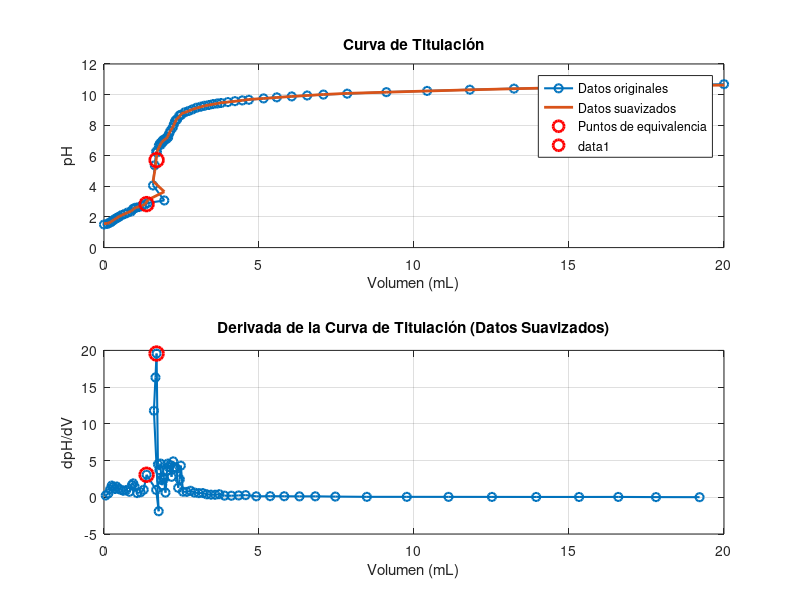

MATLAB code to generate this figure:
% Datos experimentales
volumen = [0, 0.112, 0.172, 0.228, 0.272, 0.32, 0.384, 0.436, 0.502, 0.578, 0.668, 0.764, 0.876, 0.924, 0.962, 1.014, 1.126, 1.234, 1.328, 1.42, 1.946, 1.582, 1.638, 1.682, 1.71, 1.77, 1.804, 1.838, 1.86, 1.894, 1.922, 1.95, 2.016, 2.046, 2.07, 2.106, 2.142, 2.216, 2.252, 2.288, 2.326, 2.358, 2.426, 2.466, 2.492, 2.602, 2.73, 2.85, 2.984, 3.122, 3.244, 3.382, 3.518, 3.658, 3.778, 3.994, 4.224, 4.462, 4.674, 5.148, 5.574, 6.056, 6.554, 7.078, 7.846, 9.11, 10.424, 11.802, 13.226, 14.66, 15.992, 17.19, 18.424, 20];
pH = [1.51, 1.55, 1.62, 1.67, 1.75, 1.82, 1.9, 1.96, 2.03, 2.13, 2.2, 2.29, 2.36, 2.5, 2.55, 2.6, 2.65, 2.74, 2.82, 2.92, 3.08, 4.06, 5.38, 6.28, 6.22, 6.67, 6.8, 6.73, 6.91, 7, 6.93, 7.08, 7.1, 7.26, 7.21, 7.47, 7.63, 7.84, 8.05, 8.24, 8.35, 8.37, 8.61, 8.67, 8.68, 8.84, 8.93, 9.03, 9.14, 9.21, 9.27, 9.32, 9.38, 9.42, 9.45, 9.51, 9.57, 9.62, 9.66, 9.75, 9.82, 9.88, 9.94, 10, 10.06, 10.16, 10.24, 10.32, 10.39, 10.44, 10.52, 10.56, 10.61, 10.68];

% Suavizar los datos de pH usando un filtro de media móvil
window_size = 5; % Tamaño de la ventana para el filtro de media móvil
pH_suavizado = movmean(pH, window_size);

% Calcular la derivada numérica (dpH/dV) con los datos suavizados
dpH_dV = diff(pH_suavizado) ./ diff(volumen); % Derivada de pH respecto al volumen
volumen_derivada = volumen(1:end-1) + diff(volumen)/2; % Puntos medios para la derivada

% Graficar la curva de titulación original y suavizada
figure;
subplot(2, 1, 1);
plot(volumen, pH, '-o', 'LineWidth', 1.5, 'DisplayName', 'Datos originales');
hold on;
plot(volumen, pH_suavizado, '-', 'LineWidth', 2, 'DisplayName', 'Datos suavizados');
xlabel('Volumen (mL)');
ylabel('pH');
title('Curva de Titulación');
legend;
grid on;

% Graficar la derivada de los datos suavizados
subplot(2, 1, 2);
plot(volumen_derivada, dpH_dV, '-o', 'LineWidth', 1.5);
xlabel('Volumen (mL)');
ylabel('dpH/dV');
title('Derivada de la Curva de Titulación (Datos Suavizados)');
grid on;

% Encontrar los máximos de la derivada (puntos de equivalencia)
[~, idx1] = max(dpH_dV(1:20)); % Primer punto de equivalencia
[~, idx2] = max(dpH_dV(20:end)); % Segundo punto de equivalencia
idx2 = idx2 + 19; % Ajustar el índice para el segundo punto

% Mostrar los puntos de equivalencia
fprintf('Primer punto de equivalencia:\n');
fprintf('Volumen: %.3f mL, pH: %.2f\n', volumen_derivada(idx1), pH_suavizado(idx1));

fprintf('Segundo punto de equivalencia:\n');
fprintf('Volumen: %.3f mL, pH: %.2f\n', volumen_derivada(idx2), pH_suavizado(idx2));

% Marcar los puntos de equivalencia en la gráfica
subplot(2, 1, 1);
plot(volumen_derivada(idx1), pH_suavizado(idx1), 'ro', 'MarkerSize', 10, 'LineWidth', 2, 'DisplayName', 'Puntos de equivalencia');
plot(volumen_derivada(idx2), pH_suavizado(idx2), 'ro', 'MarkerSize', 10, 'LineWidth', 2);
hold off;

subplot(2, 1, 2);
hold on;
plot(volumen_derivada(idx1), dpH_dV(idx1), 'ro', 'MarkerSize', 10, 'LineWidth', 2, 'DisplayName', 'Puntos de equivalencia');
plot(volumen_derivada(idx2), dpH_dV(idx2), 'ro', 'MarkerSize', 10, 'LineWidth', 2);
hold off;